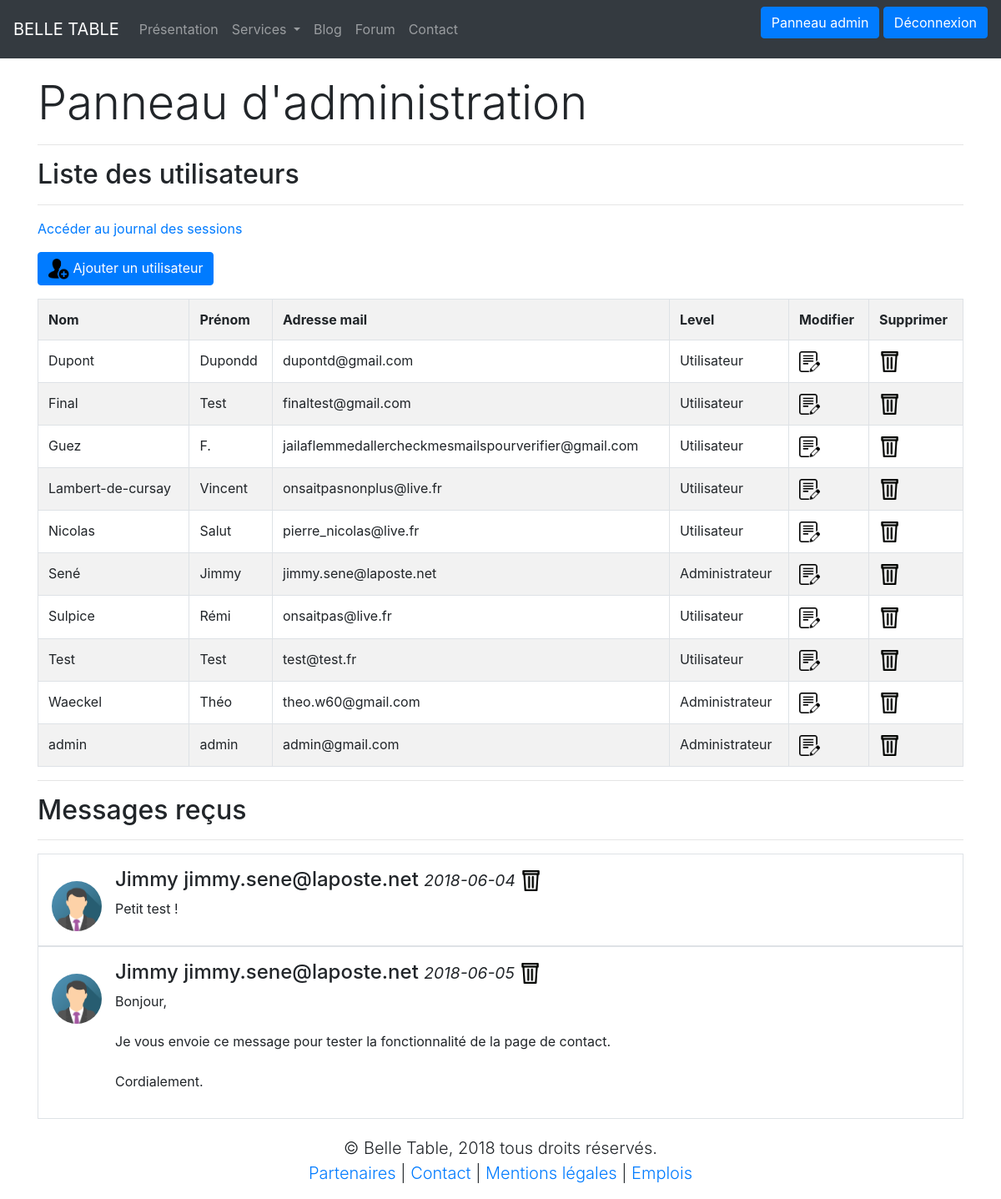
The page /admin.php (signed in) on the database its author committed.
### tables this page shows
CREATE TABLE IF NOT EXISTS `client` (
  `id` int(11) NOT NULL AUTO_INCREMENT,
  `adresse_mail` varchar(255) NOT NULL,
  `mot_de_passe` varchar(255) NOT NULL,
  `civilite` varchar(3) NOT NULL,
  `nom` varchar(25) NOT NULL,
  `prenom` varchar(25) NOT NULL,
  `adresse` varchar(255) NOT NULL,
  `ville` varchar(30) NOT NULL,
  `code_postal` varchar(5) NOT NULL,
  `telephone` varchar(10) NOT NULL,
  `lvl` int(11) NOT NULL DEFAULT '0',
  PRIMARY KEY (`id`)
);

CREATE TABLE IF NOT EXISTS `contact` (
  `id` int(11) NOT NULL AUTO_INCREMENT,
  `adresse_mail` varchar(50) NOT NULL,
  `pseudo` varchar(50) NOT NULL,
  `message` text NOT NULL,
  `date` date NOT NULL,
  PRIMARY KEY (`id`)
);

### fonctions.php (called while the page is built, shortened)
<?php
function verif_admin()
{
    if(isset($_SESSION['login']) && $_SESSION['lvl'] != 0)
        return true;
    else
        return false;
}
?>

### admin.php (the view, shortened to what this page needs)
<?php $titrePage = "Panneau d'administrateur";
include('includes/header.php');
include('fonctions.php');
if(verif_admin()) {  ?>
	<h1 class="display-4">Panneau d'administration</h1>
	<hr />
	<h2>Liste des utilisateurs</h2>
	<hr />
	<p><a href="journal_session.php">Accéder au journal des sessions</a></p>
	<p><a href="ajout_user.php" class="btn btn-primary" ><img src="images/ajouter.png" width="25" /> Ajouter un utilisateur</a></p>
	<table class="table table-striped table-bordered ">
		<tr>
			<th>Nom</th>
			<th>Prénom</th>
			<th>Adresse mail</th>
			<th>Level</th>
			<th>Modifier</th>
			<th>Supprimer</th>
		</tr>
	<?php
		$con  = sql_connect();
		$req = "SELECT * FROM client ORDER BY nom";
		$resultat = mysqli_query($con,$req);
		$i = 0;
		while($ligne = mysqli_fetch_assoc($resultat)) {
			if($ligne['lvl'] == 0) $lvl = "Utilisateur";
			elseif($ligne['lvl'] == 1) $lvl = "Administrateur";
			if($i%2==0) echo "<tr bgcolor='#ffffff'>"; else echo "<tr>";
			echo "
					<td>".htmlspecialchars($ligne["nom"])."</td>
					<td>".htmlspecialchars($ligne["prenom"])."</td>
					<td>".htmlspecialchars($ligne["adresse_mail"])."</td>
					<td>".$lvl."</td>
					<td>
						<a href='modif_user.php?id=".$ligne["id"]."'>
							<img src='images\modif.png' width='25' />
						</a>
					</td>
					<td>
						<a href='supp_user.php?id=".$ligne["id"]."'>
							<img src='images\supprimer.png' width='25'/>
						</a>
					</td>
				</tr>
				";
				$i++;
		}
	?>
	</table>
	<hr />
	<h2>Messages reçus</h2>
	<hr />
	<?php $req="SELECT * FROM contact ORDER BY date";
	$data = mysqli_query($con, $req);
	while($donnees = mysqli_fetch_assoc($data)) { ?>
		<div class="media border p-3">
  			<img src="images/img_avatar3.png" alt="icone utilisateur" class="mr-3 mt-3 rounded-circle" style="width:60px;">
			<div class="media-body">
				<h4><?=htmlspecialchars($donnees['pseudo']). ' ' .htmlspecialchars($donnees['adresse_mail'])?> <small><i><?=$donnees['date']?></i></small> <a href="supp_message.php?id=<?=$donnees['id']?>">
							<img src='images\supprimer.png' width='25'/>
						</a></h4>
				<p><?=nl2br(htmlspecialchars($donnees['message']))?></p>
			</div>
		</div>
<?php }
 } else header("location:index.php");
include('includes/footer.php');
?>

### rows shown on the page
client: nom "Dupont", prenom "Dupondd", adresse_mail "dupontd@gmail.com", lvl "Utilisateur"
client: nom "Final", prenom "Test", adresse_mail "finaltest@gmail.com", lvl "Utilisateur"
client: nom "Guez", prenom "F.", adresse_mail "jailaflemmedallercheckmesmailspourverifier@gmail.com", lvl "Utilisateur"
client: nom "Lambert-de-cursay", prenom "Vincent", adresse_mail "onsaitpasnonplus@live.fr", lvl "Utilisateur"
client: nom "Nicolas", prenom "Salut", adresse_mail "pierre_nicolas@live.fr", lvl "Utilisateur"
client: nom "Sené", prenom "Jimmy", adresse_mail "jimmy.sene@laposte.net", lvl "Administrateur"
client: nom "Sulpice", prenom "Rémi", adresse_mail "onsaitpas@live.fr", lvl "Utilisateur"
client: nom "Test", prenom "Test", adresse_mail "test@test.fr", lvl "Utilisateur"
client: nom "Waeckel", prenom "Théo", adresse_mail "theo.w60@gmail.com", lvl "Administrateur"
client: nom "admin", prenom "admin", adresse_mail "admin@gmail.com", lvl "Administrateur"
contact: pseudo "Jimmy", adresse_mail "jimmy.sene@laposte.net", date "2018-06-04", message "Petit test !"
contact: pseudo "Jimmy", adresse_mail "jimmy.sene@laposte.net", date "2018-06-05", message "Bonjour, Je vous envoie ce message pour tester la fonctionnalité de la page de contact. Cordialement."
